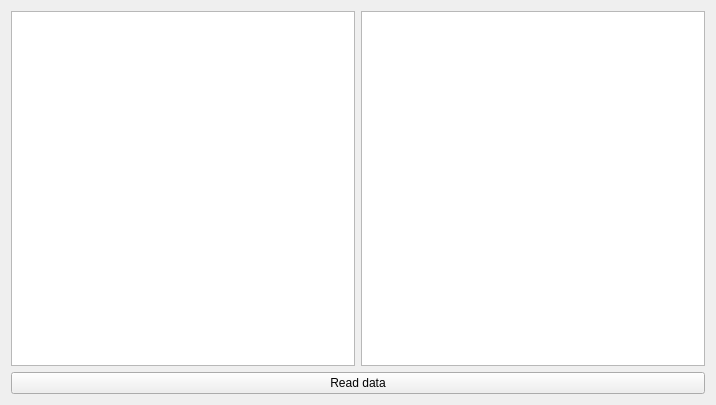
<?xml version="1.0" encoding="UTF-8"?>
<ui version="4.0">
 <class>Widget</class>
 <widget class="QWidget" name="Widget">
  <property name="geometry">
   <rect>
    <x>0</x>
    <y>0</y>
    <width>716</width>
    <height>405</height>
   </rect>
  </property>
  <property name="windowTitle">
   <string>Widget</string>
  </property>
  <layout class="QVBoxLayout" name="verticalLayout">
   <item>
    <layout class="QHBoxLayout" name="horizontalLayout">
     <item>
      <widget class="QTreeView" name="treeView"/>
     </item>
     <item>
      <widget class="QListView" name="listView"/>
     </item>
    </layout>
   </item>
   <item>
    <widget class="QPushButton" name="readDataButton">
     <property name="text">
      <string>Read data</string>
     </property>
    </widget>
   </item>
  </layout>
 </widget>
 <resources/>
 <connections/>
</ui>
